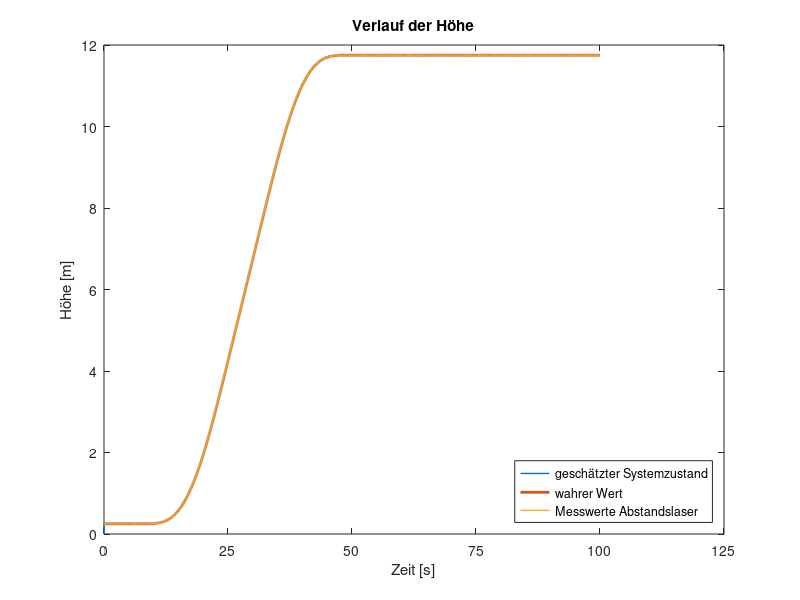
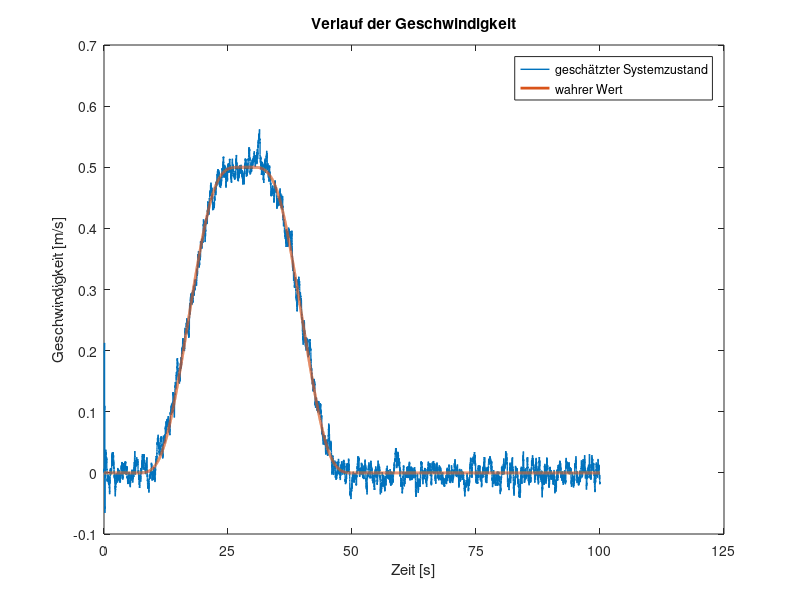
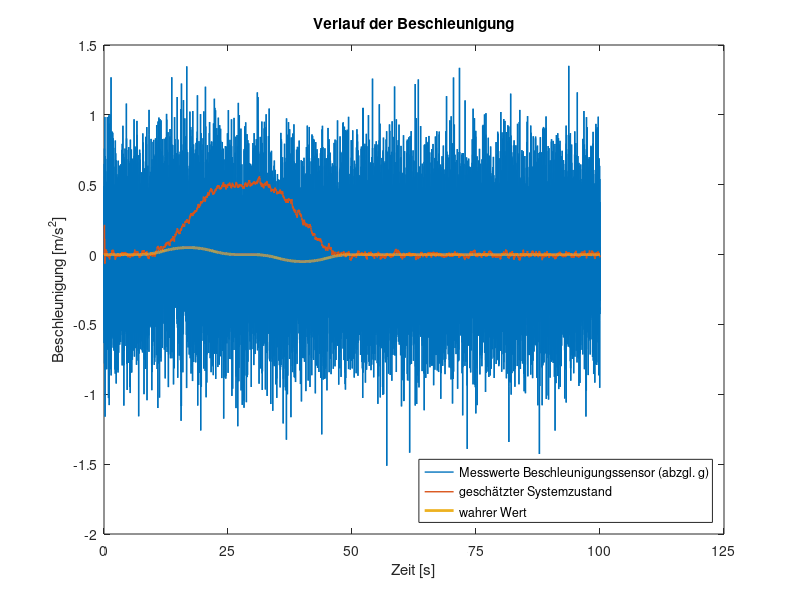

MATLAB code to generate these figures, in order:
clear all
close all
load lrl_ex

%% Load sample data
% y_lidar       raw lidar measurements [cm]
% time_lidar    timestamps for lidar measurements
% y_accel       raw accelerometer measurements [m/s]
% time_accel    timestamps for accelerometer measurements
% 
% the following values are just for reference! 
% true_z        true height
% true_vz       true vertical speed
% true_accel    true vertical acceleration

time_accel = 0:0.005:(length(y_accel)-1)*0.005;
time_lidar = 0:0.05:(length(y_lidar)-1)*0.05;

% Calculate accel sample time
ST_accel = mean(diff(time_accel));

% Zwischenarray um Lidar-Graphen auf 100 Sekunden zu strecken:
lidar_func = zeros(1, length(y_accel));
last_lidar = 0;

%% Initial state
x = zeros(2,length(y_accel));
x(:,1) = [0; 0];

%% Initial system covariance 
P = [10 0; 0 10];

%% The system state propagation matrix F
dt = ST_accel;
F = [1 dt; 0 1];

%% The system input matrix G
G = [1/2*dt*dt; dt];

%% The measurement prediction matrix H
H = [100 0];

%% Measurement noise lidar
R_lidar = var(y_lidar(1:200));

%% Measurement noise accel
R_accel = var(y_accel(1:2000));

%% System prediction noise
Q = G * R_accel * G';

% iterate over time and measurments 
% il = index lidar, ia = index accel --> discrete time step
il = 1;
for ia = 1:length(y_accel)-1
    tic;
    %% Propagation accodring to system model
    % System state prediciton
    x(:,ia+1) = F * x(:, ia) + G * (y_accel(ia)-9.81); % u(k) = y_accel(k)
    % System state covariance prediction
    P = F * P * transpose(F) + Q;
    
    %% LiDar Measurement update
    if(time_accel(ia) >= time_lidar(il))
        
       % Measurement Prediciton 
       z = H * x(:, ia+1);
       % Measurement Residual
       v = y_lidar(il) - z;
       
       % Innovation covariance
       S = (H * P * transpose(H)) + R_lidar;
       % Filter Gain
       W = P * transpose(H) * inv(S);

       % Updated state estimate
       x(:,ia+1) = x(:, ia+1) + (W * v);
       % Updated state covariance
       P = (eye(2) - (W * H)) * P;
       
       % Increment lidar index
       il = il + 1;
       
       last_lidar = y_lidar(il)/100;
    end
    lidar_func(ia) = last_lidar;
    rt(ia) = toc;
end
lidar_func(end) = last_lidar;

disp(['Mean Runtime = ' num2str(mean(rt))])
disp(['MSE h = ' num2str(mean((x(1,:)'-true_z).^2))])
disp(['MSE v = ' num2str(mean((x(2,:)'-true_vz).^2))])

%% Visualize Results
% Plot the position
figure(1);
plot(x(1,:), 'LineWidth', 1); % Plot: geschätzter Zustand
hold on
plot(true_z, 'LineWidth', 2); % Plot: wahrer Zustand
val_lidar = y_lidar/100;
plot(lidar_func, 'LineWidth', 1); % Plot: Lidar-Werte
hold off
title('Verlauf der Höhe');
legend('geschätzter Systemzustand', 'wahrer Wert', 'Messwerte Abstandslaser');
legend('location', 'southeast');
% Hier: X-Achse anpassen, sodass sie anstatt Anzahl der Messungen, Zeitraum
% abbildet. Dazu mit Sampletime Beschleunigungssensor (ST_accel)
% multiplizieren:
xt = get(gca, 'XTick');
set(gca, 'XTick', xt, 'XTickLabel', xt*ST_accel);

xlabel('Zeit [s]');
ylabel('Höhe [m]');

%saveas(figure(1), 'Position.eps');
%clf;

% ##################################################

% Plot the speed
figure(2);
plot(x(2,:), 'LineWidth', 1); % Plot: geschätzter Systemzustand
hold on
plot(true_vz, 'LineWidth', 2); % Plot: wahrer Wert
hold off
title('Verlauf der Geschwindigkeit');
xlabel('Zeit [s]');
ylabel('Geschwindigkeit [m/s]');
legend('geschätzter Systemzustand', 'wahrer Wert');
% Hier: X-Achse anpassen, sodass sie anstatt Anzahl der Messungen, Zeitraum
% abbildet. Dazu mit Sampletime Beschleunigungssensor (ST_accel)
% multiplizieren:
xt = get(gca, 'XTick');
set(gca, 'XTick', xt, 'XTickLabel', xt*ST_accel);

%saveas(figure(2), 'Speed.eps');
%clf;

% ##################################################

% Plot the acceleration
figure(3);
y_accel_offset = y_accel(:,1) - 9.81; % Hier "Offset" (g) abziehen um schönere Ausgabe zu erhalten
plot(y_accel_offset, 'LineWidth', 1); % Plot: Messwerte Beschleunigungsssensor
hold on
plot(x(2,:), 'LineWidth', 1); % Plot: geschätzter Systemzustand
plot(true_accel, 'LineWidth', 2); % Plot: wahrer Wert
hold off
title('Verlauf der Beschleunigung');
xlabel('Zeit [s]');
ylabel('Beschleunigung [m/s^2]');
legend('Messwerte Beschleunigungssensor (abzgl. g)', 'geschätzter Systemzustand', 'wahrer Wert');
legend('location', 'southeast');
% Hier: X-Achse anpassen, sodass sie anstatt Anzahl der Messungen, Zeitraum
% abbildet. Dazu mit Sampletime Beschleunigungssensor (ST_accel)
% multiplizieren:
xt = get(gca, 'XTick');
set(gca, 'XTick', xt, 'XTickLabel', xt*ST_accel);

%saveas(figure(3), 'Accel.eps');
%clf;

